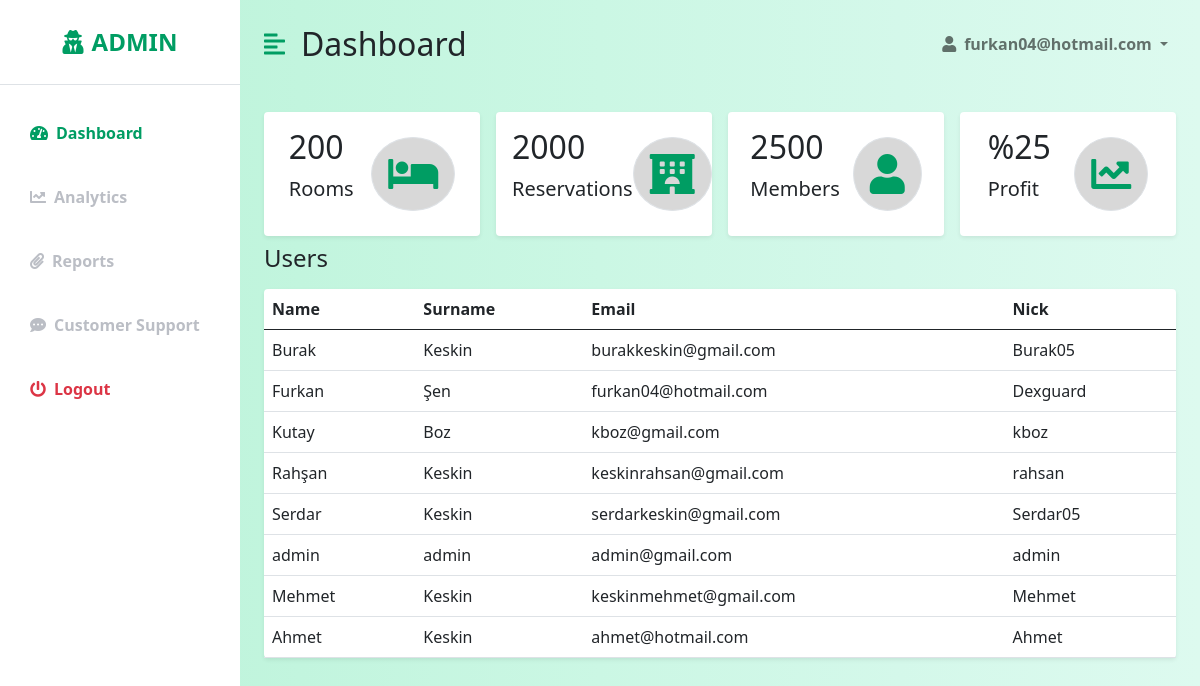
The app's page /admin.php (signed in) with its own data.
### tables this page shows
CREATE TABLE `userinfo` (
  `UserID` int(11) NOT NULL,
  `UserFirstName` varchar(60) DEFAULT NULL,
  `UserLastName` varchar(60) DEFAULT NULL,
  `UserEmail` varchar(60) DEFAULT NULL,
  `UserPassword` varchar(16) DEFAULT NULL,
  `UserNickName` varchar(60) DEFAULT NULL,
  `UserPic` varchar(60) DEFAULT NULL
);

### admin.php (the view, shortened to what this page needs)
<?php
include 'config.php';
?>
<!DOCTYPE html>
<html lang="en">
<head>
    <link href="https://cdn.jsdelivr.net/npm/bootstrap@5.0.0-beta3/dist/css/bootstrap.min.css" rel="stylesheet" />
    <link rel="stylesheet" href="https://cdnjs.cloudflare.com/ajax/libs/font-awesome/5.15.3/css/all.min.css" />
    <link rel="stylesheet" href="admin.css" />
</head>
<body>
    <div class="d-flex" id="wrapper">
        <div class="bg-white" id="sidebar-wrapper">
            <div class="sidebar-heading text-center py-4 primary-text fs-4 fw-bold text-uppercase border-bottom"><i
                    class="fas fa-user-secret me-2"></i>Admin</div>
            <div class="list-group list-group-flush my-3">
                <a href="admin.php" class="list-group-item list-group-item-action bg-transparent second-text active"><i
                        class="fas fa-tachometer-alt me-2"></i>Dashboard</a>
                <a href="chart.php" class="list-group-item list-group-item-action bg-transparent second-text fw-bold"><i
                        class="fas fa-chart-line me-2"></i>Analytics</a>
                <a href="reports.php" class="list-group-item list-group-item-action bg-transparent second-text fw-bold"><i
                        class="fas fa-paperclip me-2"></i>Reports</a>
                <a href="#" class="list-group-item list-group-item-action bg-transparent second-text fw-bold"><i
                        class="fas fa-comment-dots me-2"></i>Customer Support</a>
                <a href="logout.php" class="list-group-item list-group-item-action bg-transparent text-danger fw-bold"><i
                        class="fas fa-power-off me-2"></i>Logout</a>
            </div>
        </div>
        <div id="page-content-wrapper">
            <nav class="navbar navbar-expand-lg navbar-light bg-transparent py-4 px-4">
                <div class="d-flex align-items-center">
                    <i class="fas fa-align-left primary-text fs-4 me-3" id="menu-toggle"></i>
                    <h2 class="fs-2 m-0">Dashboard</h2>
                </div>
                <div class="collapse navbar-collapse" id="navbarSupportedContent">
                    <ul class="navbar-nav ms-auto mb-2 mb-lg-0">
                        <li class="nav-item dropdown">
                            <a class="nav-link dropdown-toggle second-text fw-bold" href="#" id="navbarDropdown"
                                role="button" data-bs-toggle="dropdown" aria-expanded="false">
                                <i class="fas fa-user me-2"></i><?php echo $_SESSION['loginemail']; ?>
                            </a>
                        </li>
                    </ul>
                </div>
            </nav>
            <div class="container-fluid px-4">
                <div class="row g-3 my-2">
                    <div class="col-md-3">
                        <div class="p-3 bg-white shadow-sm d-flex justify-content-around align-items-center rounded">
                            <div>
                                <h3 class="fs-2">200</h3>
                                <p class="fs-5">Rooms</p>
                            </div>
                            <i class="fas fa-bed fs-1 primary-text border rounded-full secondary-bg p-3"></i>
                        </div>
                    </div>
                    <div class="col-md-3">
                        <div class="p-3 bg-white shadow-sm d-flex justify-content-around align-items-center rounded">
                            <div>
                                <h3 class="fs-2">2000</h3>
                                <p class="fs-5">Reservations</p>
                            </div>
                            <i
                                class="fas fa-hotel fs-1 primary-text border rounded-full secondary-bg p-3"></i>
                        </div>
                    </div>
                    <div class="col-md-3">
                        <div class="p-3 bg-white shadow-sm d-flex justify-content-around align-items-center rounded">
                            <div>
                                <h3 class="fs-2">2500</h3>
                                <p class="fs-5">Members</p>
                            </div>
                            <i class="fas fa-user fs-1 primary-text border rounded-full secondary-bg p-3"></i>
                        </div>
                    </div>
                    <div class="col-md-3">
                        <div class="p-3 bg-white shadow-sm d-flex justify-content-around align-items-center rounded">
                            <div>
                                <h3 class="fs-2">%25</h3>
                                <p class="fs-5">Profit</p>
                            </div>
                            <i class="fas fa-chart-line fs-1 primary-text border rounded-full secondary-bg p-3"></i>
                        </div>
                    </div>
                </div>
                <h3 class="fs-4 mb-3">Users</h3>
                <table class="table bg-white rounded shadow-sm  table-hover">
                <thead>
                                <tr>
                                    <th scope="col">Name</th>
                                    <th scope="col">Surname</th>
                                    <th scope="col">Email</th>
                                    <th scope="col">Nick</th>
                                </tr>
                            </thead>
<?php
$result = mysqli_query($conn,"SELECT * FROM userinfo");
while ($b=mysqli_fetch_array($result)){
    $FirstName = $b['UserFirstName'];
    $LastName = $b['UserLastName'];
    $UserEmail = $b['UserEmail'];
    $UserNick = $b['UserNickName'];
    echo "<tr>
    <td>$FirstName</td>
    <td>$LastName</td>
    <td>$UserEmail</td>
    <td>$UserNick</td>
</tr>";
}
                ?>
                </table>
            </div>
        </div>
    </div>
</body>
</html>

### admin.css (style rules this page uses)
:root { --main-bg-color: #d8d8d8; --main-text-color: #009d63; --second-text-color: #bbbec5; --second-bg-color: #d8d8d8; }
.primary-text { color: var(--main-text-color); }
.second-text { color: var(--second-text-color); }
.secondary-bg { background-color: var(--second-bg-color); }
.rounded-full { border-radius: 100%; }
#wrapper { overflow-x: hidden; background-image: linear-gradient( to right, #baf3d7, #c2f5de, #cbf7e4, #d4f8ea, #ddfaef ); }
#sidebar-wrapper { min-height: 100vh; margin-left: -15rem; -webkit-transition: margin 0.25s ease-out; -moz-transition: margin 0.25s ease-out; -o-transition: margin 0.25s ease-out; transition: margin 0.25s ease-out; }
#sidebar-wrapper .sidebar-heading { padding: 0.875rem 1.25rem; font-size: 1.2rem; }
#sidebar-wrapper .list-group { width: 15rem; }
#page-content-wrapper { min-width: 100vw; }
#menu-toggle { cursor: pointer; }
.list-group-item { border: none; padding: 20px 30px; }
.list-group-item.active { background-color: transparent; color: var(--main-text-color); font-weight: bold; border: none; }
@media (min-width: 768px) { #sidebar-wrapper { margin-left: 0; } }
@media (min-width: 768px) { #page-content-wrapper { min-width: 0; width: 100%; } }

### records on screen
userinfo: UserFirstName "Burak", UserLastName "Keskin", UserEmail "burakkeskin@gmail.com", UserNickName "Burak05"
userinfo: UserFirstName "Furkan", UserLastName "Şen", UserEmail "furkan04@hotmail.com", UserNickName "Dexguard"
userinfo: UserFirstName "Kutay", UserLastName "Boz", UserEmail "kboz@gmail.com", UserNickName "kboz"
userinfo: UserFirstName "Rahşan", UserLastName "Keskin", UserEmail "keskinrahsan@gmail.com", UserNickName "rahsan"
userinfo: UserFirstName "Serdar", UserLastName "Keskin", UserEmail "serdarkeskin@gmail.com", UserNickName "Serdar05"
userinfo: UserFirstName "admin", UserLastName "admin", UserEmail "admin@gmail.com", UserNickName "admin"
userinfo: UserFirstName "Mehmet", UserLastName "Keskin", UserEmail "keskinmehmet@gmail.com", UserNickName "Mehmet"
userinfo: UserFirstName "Ahmet", UserLastName "Keskin", UserEmail "ahmet@hotmail.com", UserNickName "Ahmet"

### other values on screen
$_SESSION['loginemail'] "furkan04@hotmail.com"
